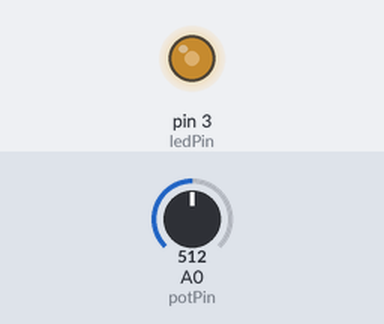
A sketch run on a simulated Arduino Uno, built with avr-gcc and run on an emulated ATmega328P. Parts: output pins drawn as LEDs (lit = HIGH). Inputs (shaded band) come from the test bench; at power-on: A0 (potPin) = 512.

Above: at 1.2 s.
1.3 s: A0 (potPin) set to 716
At 2.4 s:
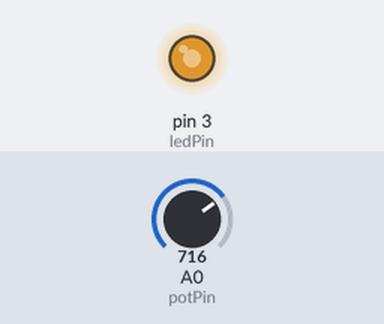
2.8 s: A0 (potPin) set to 900
At 3.5 s:
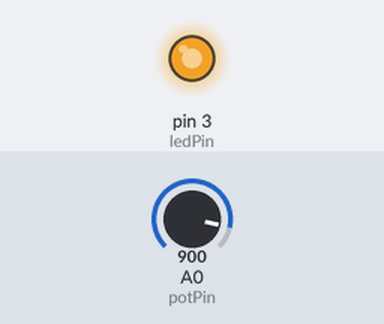
4.3 s: A0 (potPin) set to 122
At 4.7 s:
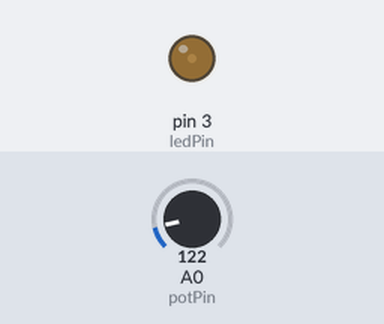
5.8 s: A0 (potPin) set to 0
At 7.0 s:
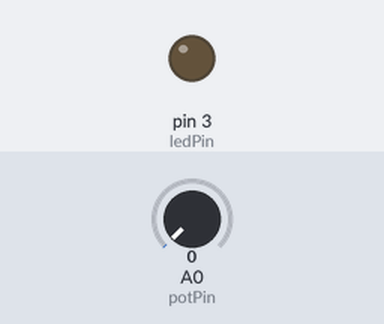
Timing chart, 0 to 8.3 s (numbered marks = the images above; inputs shaded):
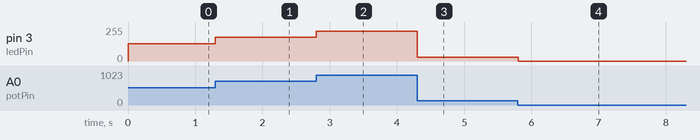

The sketch:

analogInOut.ino
```cpp
int ledPin = 3;
int fade = 0;
int potPin = A0;
int potVal;

void setup() {
  // put your setup code here, to run once:
  pinMode(ledPin, OUTPUT);
}

void loop() {
  // put your main code here, to run repeatedly:
  potVal = analogRead(potPin);
  delay(1);
  fade = potVal/4;
  analogWrite(ledPin, fade);
}
```

Measured:
- after the input at 1.3 s, pin 3 (ledPin): 128/255 → 179/255 at once
- after the input at 2.8 s, pin 3 (ledPin): 179/255 → 225/255 at once
- after the input at 4.3 s, pin 3 (ledPin): 225/255 → 30/255 at once
- after the input at 5.8 s, pin 3 (ledPin): 30/255 → 0/255 at once
